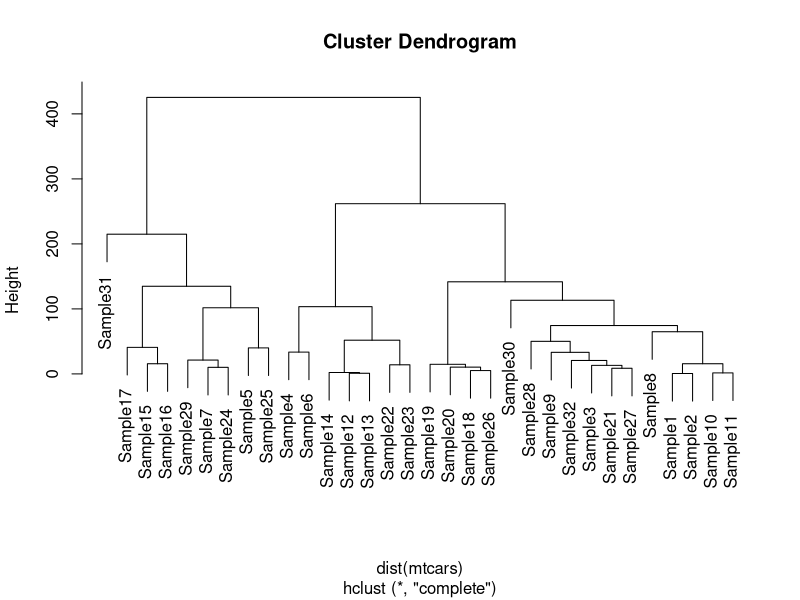
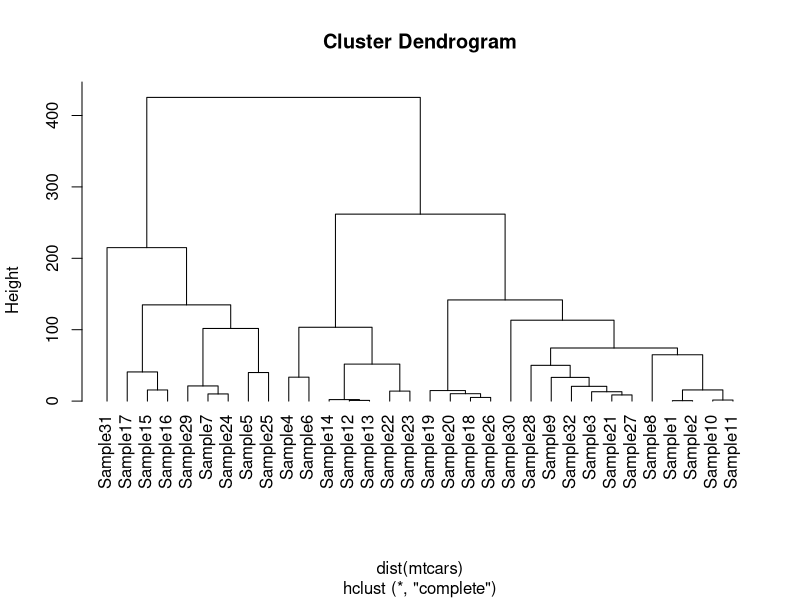
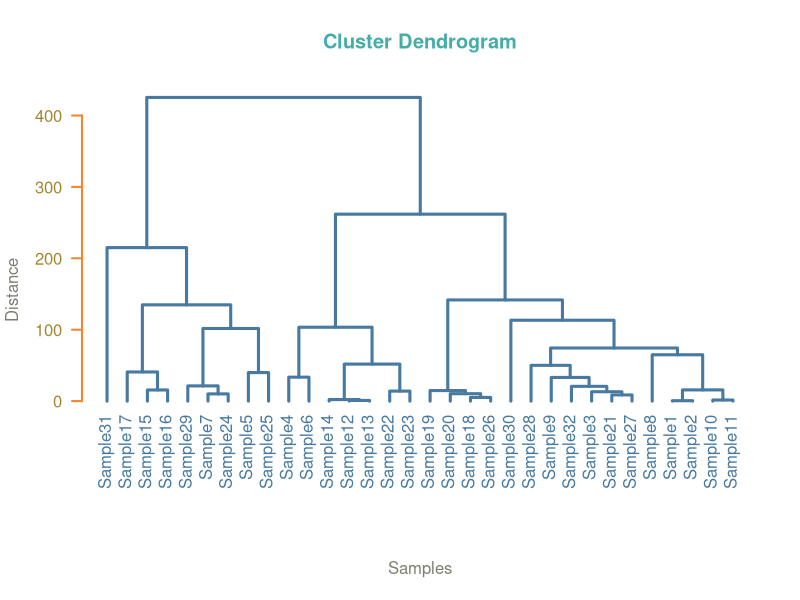
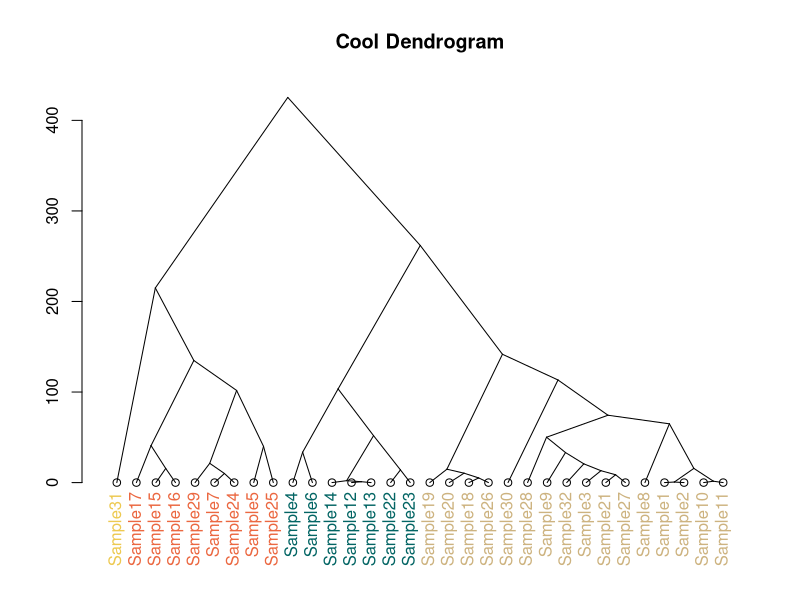
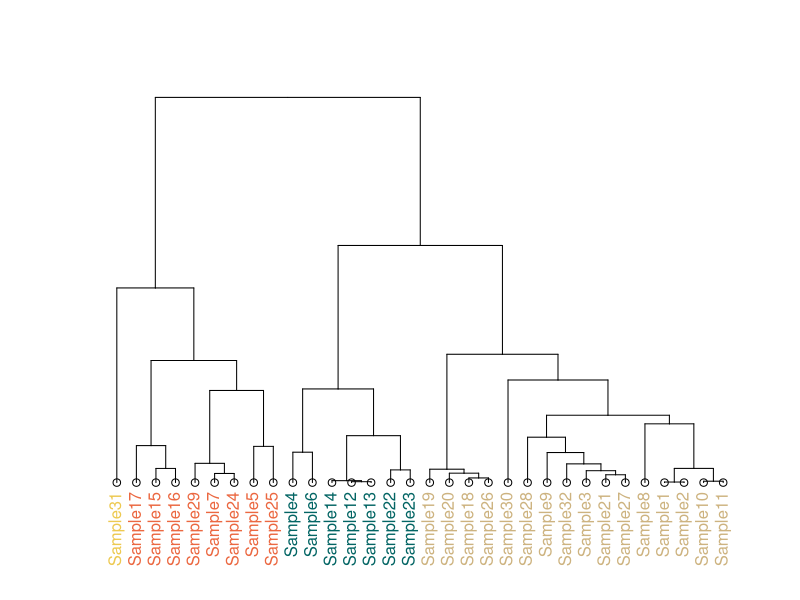

Generate these figures, in order, with R:
#test

data(mtcars)

mtcars
rownames(mtcars)

l = c()
for (i in 1:length(rownames(mtcars))){
  l = c(l, paste('Sample', i, sep = ''))
}
l

rownames(mtcars) = l
rownames(mtcars)

# prepare hierarchical cluster
hc = hclust(dist(mtcars))
# very simple dendrogram
plot(hc)

# labels at the same level
plot(hc, hang = -1)


# tweeking some parameters
op = par(bg = "white")
plot(hc, col = "#487AA1", col.main = "#45ADA8", col.lab = "#7C8071", 
     col.axis = "#F38630", lwd = 3, sub = "", hang = -1, axes = FALSE, ylab = 'Distance', xlab = 'Samples')
# add axis
axis(side = 2, at = seq(0, 400, 100), col = "#F38630", labels = FALSE, 
     lwd = 2)
# add text in margin
mtext(seq(0, 400, 100), side = 2, at = seq(0, 400, 100), line = 1, 
      col = "#A38630", las = 2)

# using dendrogram objects
hcd = as.dendrogram(hc)

labelColors = c("#CDB380", "#036564", "#EB6841", "#EDC951")
# cut dendrogram in 4 clusters
clusMember = cutree(hc, 4)
# function to get color labels
colLab <- function(n) {
  if (is.leaf(n)) {
    a <- attributes(n)
    labCol <- labelColors[clusMember[which(names(clusMember) == a$label)]]
    attr(n, "nodePar") <- c(a$nodePar, lab.col = labCol)
  }
  n
}
# using dendrapply
clusDendro = dendrapply(hcd, colLab)

plot(clusDendro, main = "Cool Dendrogram", type = "triangle")


plot(clusDendro, col = "#487AA1", col.main = "#45ADA8", col.lab = "#7C8071", 
     col.axis = "#F38630", lwd = 3, sub = "", hang = -1, axes = FALSE)





